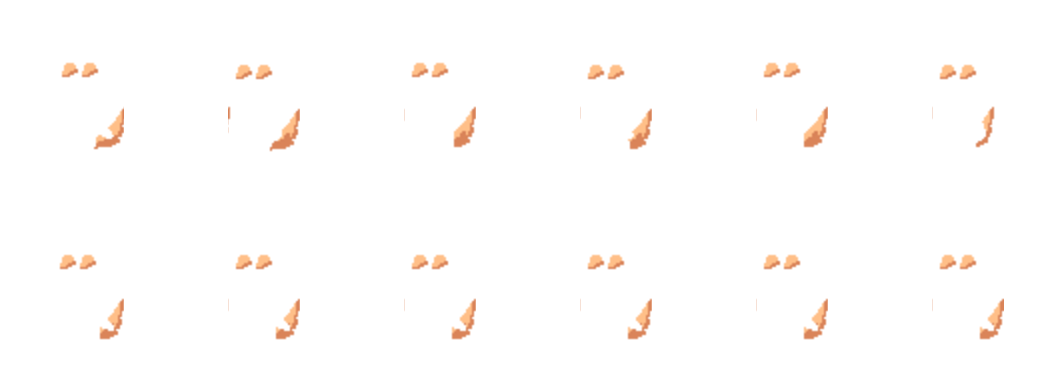
#> input picture dot/ac01.png, 2112 x 768 px (shown at 1/2 size); its folder holds 4 pictures in this run
$ python dot2.py
#> lines starting #> are read from the running program, lines starting #| are printed output that depends on the picture
#!/usr/bin/env python3
# ==========================================
# ★ 옷장 그림을 절반 크기로 — dot/ → dot2/ (2026-10-24)
# ==========================================
#
# 왜
#   그림 한 장이 2112x768 이라 풀어 놓으면 6.5MB 다. 광장에 열 명이 서로 다른 옷을 입고 있으면
#   마흔 장이 넘게 한꺼번에 풀려 260MB 를 넘는다. 휴대폰은 그만큼을 쥐고 있지 못해 그릴 때마다
#   다시 풀고, 사람이 많을 때 걸음이 뚝뚝 끊겼다.
#
#   도트는 2x2 픽셀을 한 점으로 그려져 있다 (칸을 +30 씩 옮겨 붙였으므로 4 가 아니라 2 로만 맞는다).
#   그래서 절반으로 줄여도 **한 점도 잃지 않는다** — 줄인 것을 두 배로 늘리면 원본과 똑같은 장만 만든다.
#   똑같지 않은 장(2x2 가 아닌 점이 섞인 것)은 만들지 않는다 — 그 장은 원본을 그대로 쓴다.
#
#   화면은 배경 크기를 늘 원본 크기로 적어 두므로(closet.js layer) 작은 장을 깔아도 같은 자리 · 같은 크기로 그려진다.
#
# 쓰는 법 — 옷장 그림을 새로 넣거나 고친 뒤 한 번
#   python3 tools/dot2.py
#
#   dot2/manifest.json 에 원본의 지문(sha1)을 적어 둔다. build.mjs 가 원본과 지문이 맞는 것만
#   window.DOT2 로 묶음에 싣는다 — 원본을 고치고 이것을 안 돌렸으면 그 장은 저절로 원본을 쓴다.
import hashlib, json, os, sys
import numpy as np
from PIL import Image

SRC, OUT = 'dot', 'dot2'
SIZE = (2112, 768)
# ★ 큰 칸 장 (2026-11-03 · Null Owner — 칸 480x576 · 6줄) 도 절반으로 (closet.js D.BIG)
SIZES = [SIZE, (2880, 3456), (4032, 3456)]


def main():
    os.makedirs(OUT, exist_ok=True)
    man = {}
    made = kept = 0
    skip = []
    for f in sorted(os.listdir(SRC)):
        if not f.endswith('.png'):
            continue
        p = os.path.join(SRC, f)
        raw = open(p, 'rb').read()
        im = Image.open(p)
#> im is the input picture: PIL image 2112x768 RGBA; mean R, G, B, A 9.7, 6.6, 4.6, 5.6
        if im.size not in SIZES:
            continue
        a = np.array(im.convert('RGBA'))
        s = a[0::2, 0::2]
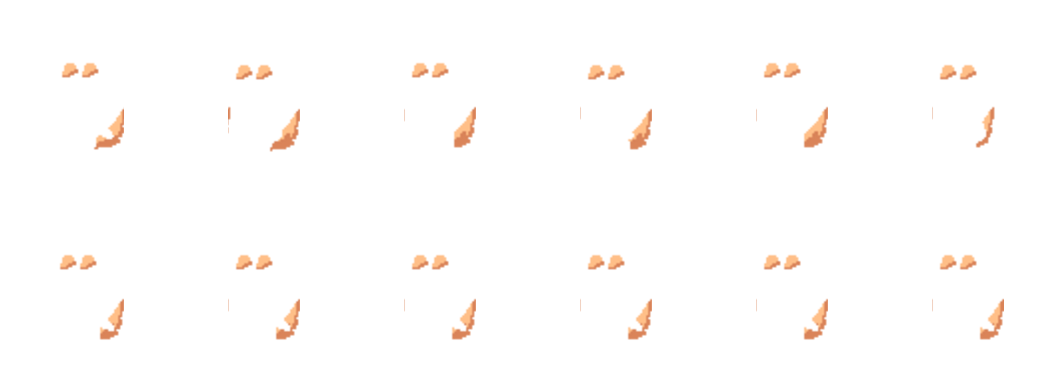
#> s: shape (384, 1056, 4); mean R, G, B, A 9.7, 6.6, 4.6, 5.6; transparent parts drawn white
        if (np.repeat(np.repeat(s, 2, 0), 2, 1) != a).any():
            skip.append(f)
            q = os.path.join(OUT, f)
            if os.path.exists(q):
                os.remove(q)
            continue
        name = f[:-4]
        sha = hashlib.sha1(raw).hexdigest()
        q = os.path.join(OUT, f)
        old = None
        try:
            old = json.load(open(os.path.join(OUT, 'manifest.json'))).get(name)
        except Exception:
            pass
        if old != sha or not os.path.exists(q):
            Image.fromarray(s, 'RGBA').save(q, optimize=True)
            made += 1
        else:
            kept += 1
        man[name] = sha
#> pass 2 of the loop in main, `for f in sorted(os.listdir(SRC)):`:
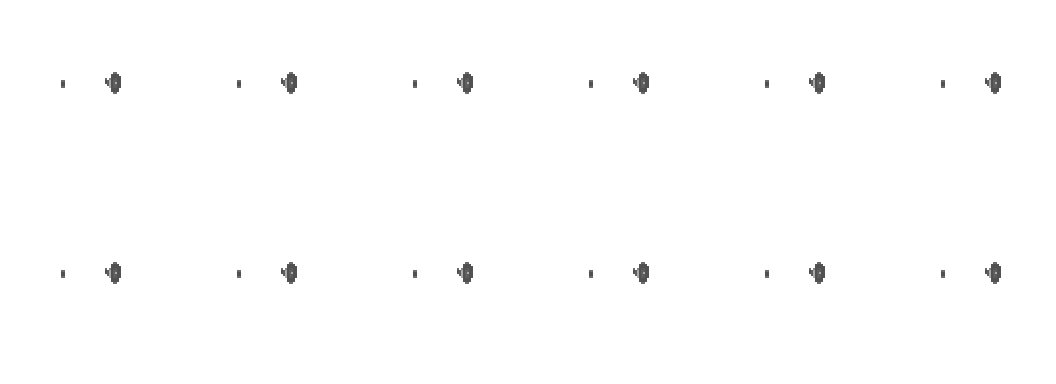
#> input picture dot/ac02.png, 2112 x 768 px (shown at 1/2 size)
#> in main, im is the input picture: PIL image 2112x768 RGBA; mean R, G, B, A 0.7, 0.7, 0.7, 1.9
#> in main, `s = a[0::2, 0::2]`:
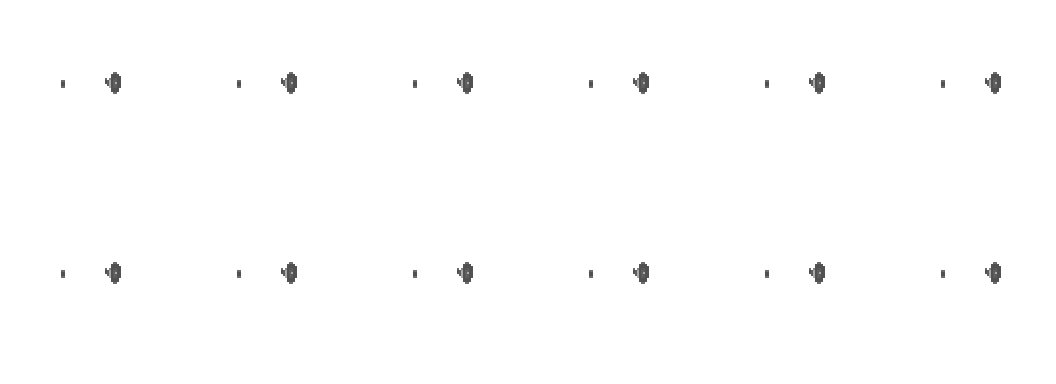
#> s: shape (384, 1056, 4); mean R, G, B, A 0.7, 0.7, 0.7, 1.9; transparent parts drawn white
#> pass 3 of the loop in main, `for f in sorted(os.listdir(SRC)):`:
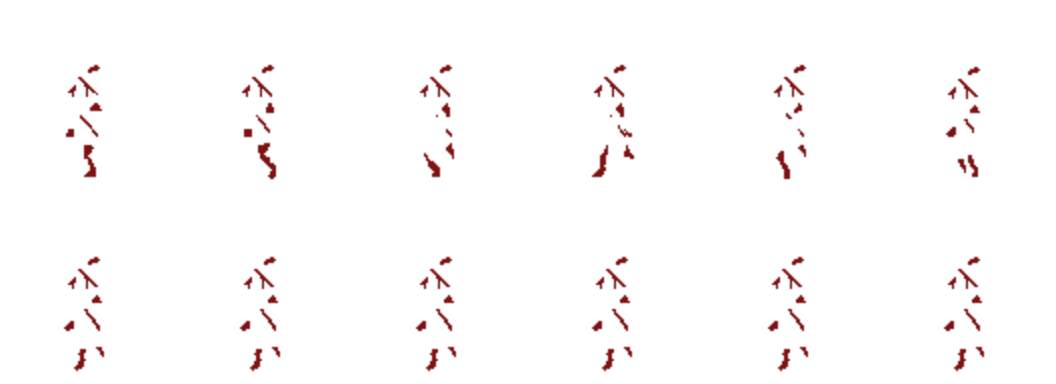
#> input picture dot/ac03.png, 2112 x 768 px (shown at 1/2 size)
#> in main, im is the input picture: PIL image 2112x768 RGBA; mean R, G, B, A 6.1, 0.9, 0.9, 4.3
#> in main, `s = a[0::2, 0::2]`:
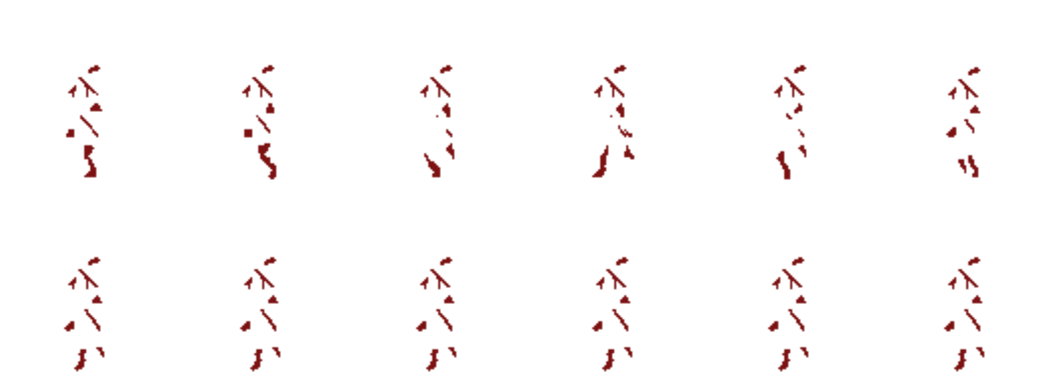
#> s: shape (384, 1056, 4); mean R, G, B, A 6.1, 0.9, 0.9, 4.2; transparent parts drawn white
#> the loop made 4 passes; the first 3 are shown
    # 원본이 없어진 것은 치운다
    for f in os.listdir(OUT):
        if f.endswith('.png') and f[:-4] not in man:
            os.remove(os.path.join(OUT, f))
#> pass 2 of the loop in main, `for f in os.listdir(OUT):`:
    json.dump(man, open(os.path.join(OUT, 'manifest.json'), 'w'), indent=0, sort_keys=True)
    print('dot2 — 새로 만듦 %d · 그대로 %d · 원본을 쓰는 장 %d %s' % (made, kept, len(skip), skip))


if __name__ == '__main__':
    os.chdir(os.path.join(os.path.dirname(os.path.abspath(__file__)), '..'))
    sys.exit(main())
#> (the program exits here)
